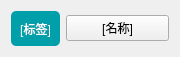
<?xml version="1.0" encoding="UTF-8"?>
<ui version="4.0">
 <class>coreListWidget</class>
 <widget class="CardWidget" name="coreListWidget">
  <property name="geometry">
   <rect>
    <x>0</x>
    <y>0</y>
    <width>180</width>
    <height>57</height>
   </rect>
  </property>
  <property name="sizePolicy">
   <sizepolicy hsizetype="Fixed" vsizetype="Fixed">
    <horstretch>0</horstretch>
    <verstretch>0</verstretch>
   </sizepolicy>
  </property>
  <property name="minimumSize">
   <size>
    <width>180</width>
    <height>57</height>
   </size>
  </property>
  <property name="maximumSize">
   <size>
    <width>180</width>
    <height>57</height>
   </size>
  </property>
  <property name="windowTitle">
   <string/>
  </property>
  <layout class="QHBoxLayout" name="horizontalLayout">
   <item>
    <widget class="QWidget" name="coreTagWidget" native="true">
     <property name="sizePolicy">
      <sizepolicy hsizetype="Fixed" vsizetype="Fixed">
       <horstretch>0</horstretch>
       <verstretch>0</verstretch>
      </sizepolicy>
     </property>
     <property name="minimumSize">
      <size>
       <width>0</width>
       <height>35</height>
      </size>
     </property>
     <property name="maximumSize">
      <size>
       <width>16777215</width>
       <height>35</height>
      </size>
     </property>
     <property name="styleSheet">
      <string notr="true">QWidget {
    color: white;
    background-color: #009faa;
	border-radius: 5px;
}</string>
     </property>
     <layout class="QGridLayout" name="gridLayout">
      <item row="0" column="0">
       <widget class="BodyLabel" name="BodyLabel">
        <property name="text">
         <string>[标签]</string>
        </property>
        <property name="alignment">
         <set>Qt::AlignCenter</set>
        </property>
       </widget>
      </item>
     </layout>
    </widget>
   </item>
   <item>
    <widget class="PushButton" name="coreName">
     <property name="styleSheet">
      <string notr="true">PushButton, ToolButton, ToggleButton, ToggleToolButton {
    color: black;
    background: rgba(255, 255, 255, 0.7);
    border: 1px solid rgba(0, 0, 0, 0.073);
    border-bottom: 1px solid rgba(0, 0, 0, 0.183);
    border-radius: 5px;
    /* font: 14px 'Segoe UI', 'Microsoft YaHei'; */
    padding: 5px 12px 6px 12px;
    outline: none;
}

ToolButton {
    padding: 5px 9px 6px 8px;
}

PushButton[hasIcon=false] {
    padding: 5px 12px 6px 12px;
}

PushButton[hasIcon=true] {
    padding: 5px 12px 6px 36px;
}

DropDownToolButton, PrimaryDropDownToolButton {
    padding: 5px 31px 6px 8px;
}

DropDownPushButton[hasIcon=false],
PrimaryDropDownPushButton[hasIcon=false] {
    padding: 5px 31px 6px 12px;
}

DropDownPushButton[hasIcon=true],
PrimaryDropDownPushButton[hasIcon=true] {
    padding: 5px 31px 6px 36px;
}

PushButton:hover, ToolButton:hover, ToggleButton:hover, ToggleToolButton:hover {
    background: rgba(249, 249, 249, 0.5);
}

PushButton:pressed, ToolButton:pressed, ToggleButton:pressed, ToggleToolButton:pressed {
    color: rgba(0, 0, 0, 0.63);
    background: rgba(249, 249, 249, 0.3);
    border-bottom: 1px solid rgba(0, 0, 0, 0.073);
}

PushButton:disabled, ToolButton:disabled, ToggleButton:disabled, ToggleToolButton:disabled {
    color: rgba(0, 0, 0, 0.36);
    background: rgba(249, 249, 249, 0.3);
    border: 1px solid rgba(0, 0, 0, 0.06);
    border-bottom: 1px solid rgba(0, 0, 0, 0.06);
}


PrimaryPushButton,
PrimaryToolButton,
ToggleButton:checked,
ToggleToolButton:checked {
    color: white;
    background-color: #009faa;
    border: 1px solid #00a7b3;
    border-bottom: 1px solid #007780;
}

PrimaryPushButton:hover,
PrimaryToolButton:hover,
ToggleButton:checked:hover,
ToggleToolButton:checked:hover {
    background-color: #00a7b3;
    border: 1px solid #2daab3;
    border-bottom: 1px solid #007780;
}

PrimaryPushButton:pressed,
PrimaryToolButton:pressed,
ToggleButton:checked:pressed,
ToggleToolButton:checked:pressed {
    color: rgba(255, 255, 255, 0.63);
    background-color: #3eabb3;
    border: 1px solid #3eabb3;
}

PrimaryPushButton:disabled,
PrimaryToolButton:disabled,
ToggleButton:checked:disabled,
ToggleToolButton:checked:disabled {
    color: rgba(255, 255, 255, 0.9);
    background-color: rgb(205, 205, 205);
    border: 1px solid rgb(205, 205, 205);
}

SplitDropButton,
PrimarySplitDropButton {
    border-left: none;
    border-top-left-radius: 0;
    border-bottom-left-radius: 0;
}

#splitPushButton,
#splitToolButton,
#primarySplitPushButton,
#primarySplitToolButton {
    border-top-right-radius: 0;
    border-bottom-right-radius: 0;
}

#splitPushButton:pressed,
#splitToolButton:pressed,
SplitDropButton:pressed {
    border-bottom: 1px solid rgba(0, 0, 0, 0.183);
}

PrimarySplitDropButton:pressed {
    border-bottom: 1px solid #007780;
}

#primarySplitPushButton, #primarySplitToolButton {
    border-right: 1px solid #3eabb3;
}

#primarySplitPushButton:pressed, #primarySplitToolButton:pressed {
    border-bottom: 1px solid #007780;
}

HyperlinkButton {
    /* font: 14px 'Segoe UI', 'Microsoft YaHei'; */
    padding: 6px 12px 6px 12px;
    color: #009faa;
    border: none;
    border-radius: 6px;
    background-color: transparent;
}

HyperlinkButton[hasIcon=false] {
    padding: 6px 12px 6px 12px;
}

HyperlinkButton[hasIcon=true] {
    padding: 6px 12px 6px 36px;
}

HyperlinkButton:hover {
    color: #009faa;
    background-color: rgba(0, 0, 0, 10);
    border: none;
}

HyperlinkButton:pressed {
    color: #009faa;
    background-color: rgba(0, 0, 0, 6);
    border: none;
}

HyperlinkButton:disabled {
    color: rgba(0, 0, 0, 0.43);
    background-color: transparent;
    border: none;
}


RadioButton {
    min-height: 24px;
    max-height: 24px;
    background-color: transparent;
    font: 14px 'Segoe UI', 'Microsoft YaHei', 'PingFang SC';
    color: black;
}

RadioButton::indicator {
    width: 18px;
    height: 18px;
    border-radius: 11px;
    border: 2px solid #999999;
    background-color: rgba(0, 0, 0, 5);
    margin-right: 4px;
}

RadioButton::indicator:hover {
    background-color: rgba(0, 0, 0, 0);
}

RadioButton::indicator:pressed {
    border: 2px solid #bbbbbb;
    background-color: qradialgradient(spread:pad, cx:0.5, cy:0.5, radius:0.5, fx:0.5, fy:0.5,
            stop:0 rgb(255, 255, 255),
            stop:0.5 rgb(255, 255, 255),
            stop:0.6 rgb(225, 224, 223),
            stop:1 rgb(225, 224, 223));
}

RadioButton::indicator:checked {
    height: 22px;
    width: 22px;
    border: none;
    border-radius: 11px;
    background-color: qradialgradient(spread:pad, cx:0.5, cy:0.5, radius:0.5, fx:0.5, fy:0.5,
            stop:0 rgb(255, 255, 255),
            stop:0.5 rgb(255, 255, 255),
            stop:0.6 #009faa,
            stop:1 #009faa);
}

RadioButton::indicator:checked:hover {
    background-color: qradialgradient(spread:pad, cx:0.5, cy:0.5, radius:0.5, fx:0.5, fy:0.5,
            stop:0 rgb(255, 255, 255),
            stop:0.6 rgb(255, 255, 255),
            stop:0.7 #009faa,
            stop:1 #009faa);
}

RadioButton::indicator:checked:pressed {
    background-color: qradialgradient(spread:pad, cx:0.5, cy:0.5, radius:0.5, fx:0.5, fy:0.5,
            stop:0 rgb(255, 255, 255),
            stop:0.5 rgb(255, 255, 255),
            stop:0.6 #009faa,
            stop:1 #009faa);
}

RadioButton:disabled {
    color: rgba(0, 0, 0, 110);
}

RadioButton::indicator:disabled {
    border: 2px solid #bbbbbb;
    background-color: transparent;
}

RadioButton::indicator:disabled:checked {
    border: none;
    background-color: qradialgradient(spread:pad, cx:0.5, cy:0.5, radius:0.5, fx:0.5, fy:0.5,
            stop:0 rgb(255, 255, 255),
            stop:0.5 rgb(255, 255, 255),
            stop:0.6 rgba(0, 0, 0, 0.2169),
            stop:1 rgba(0, 0, 0, 0.2169));
}

TransparentToolButton,
TransparentToggleToolButton,
TransparentDropDownToolButton,
TransparentPushButton,
TransparentDropDownPushButton,
TransparentTogglePushButton {
    background-color: transparent;
    border: none;
    border-radius: 5px;
    margin: 0;
}

TransparentToolButton:hover,
TransparentToggleToolButton:hover,
TransparentDropDownToolButton:hover,
TransparentPushButton:hover,
TransparentDropDownPushButton:hover,
TransparentTogglePushButton:hover {
    background-color: rgba(0, 0, 0, 9);
    border: none;
}

TransparentToolButton:pressed,
TransparentToggleToolButton:pressed,
TransparentDropDownToolButton:pressed,
TransparentPushButton:pressed,
TransparentDropDownPushButton:pressed,
TransparentTogglePushButton:pressed {
    background-color: rgba(0, 0, 0, 6);
    border: none;
}

TransparentToolButton:disabled,
TransparentToggleToolButton:disabled,
TransparentDropDownToolButton:disabled,
TransprentPushButton:disabled,
TransparentDropDownPushButton:disabled,
TransprentTogglePushButton:disabled {
    background-color: transparent;
    border: none;
}


PillPushButton,
PillPushButton:hover,
PillPushButton:pressed,
PillPushButton:disabled,
PillPushButton:checked,
PillPushButton:checked:hover,
PillPushButton:checked:pressed,
PillPushButton:disabled:checked,
PillToolButton,
PillToolButton:hover,
PillToolButton:pressed,
PillToolButton:disabled,
PillToolButton:checked,
PillToolButton:checked:hover,
PillToolButton:checked:pressed,
PillToolButton:disabled:checked {
    background-color: transparent;
    border: none;
}
</string>
     </property>
     <property name="text">
      <string>[名称]</string>
     </property>
    </widget>
   </item>
  </layout>
 </widget>
 <customwidgets>
  <customwidget>
   <class>PushButton</class>
   <extends>QPushButton</extends>
   <header>qfluentwidgets</header>
  </customwidget>
  <customwidget>
   <class>CardWidget</class>
   <extends>QFrame</extends>
   <header>qfluentwidgets</header>
   <container>1</container>
  </customwidget>
  <customwidget>
   <class>BodyLabel</class>
   <extends>QLabel</extends>
   <header>qfluentwidgets</header>
  </customwidget>
 </customwidgets>
 <resources/>
 <connections/>
</ui>
